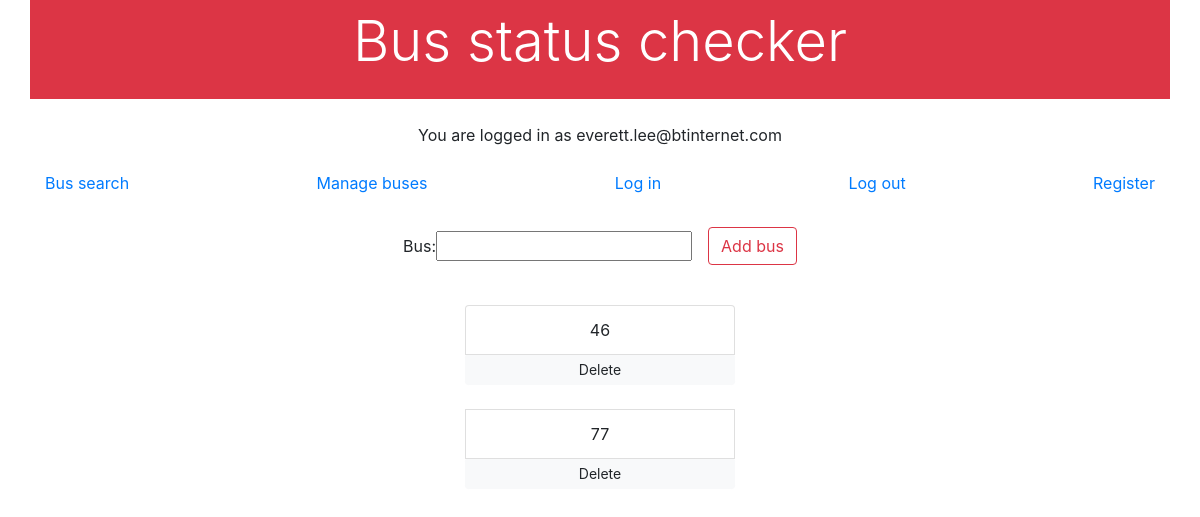
Before: /manage-buses/ (signed in) with the older database file.
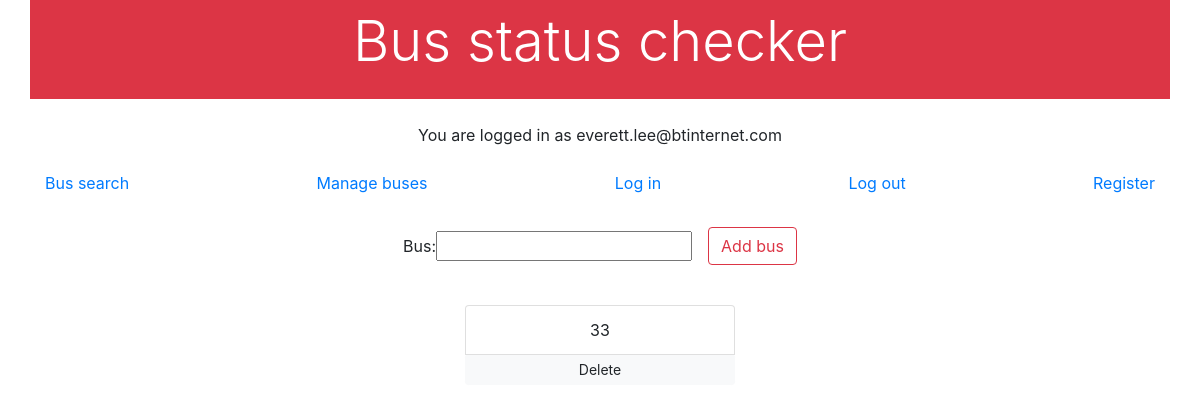
After: the same page with the newer database file.
### route_checker/models.py (models this page shows, shortened)
class BusUser(AbstractBaseUser):
    email = models.EmailField(
        verbose_name='email address',
        max_length=255,
        unique=True,
    )
    active = models.BooleanField(default=True)
    admin = models.BooleanField(default=False)
    staff = models.BooleanField(default=False)
    objects = BusUserManager()
    USERNAME_FIELD = 'email'
    @property
    def is_active(self):
        return self.active

class Buses(models.Model):
    bus = models.CharField(max_length=10)
    user = models.ForeignKey(BusUser, on_delete=models.CASCADE)
    def __str__(self):
        return self.bus

### route_checker/views.py (the view)
# urls.py: path('manage-buses/', views.manage, name='manage'),
@login_required
def manage(request):
    form = BusForm(request.POST or None)
    if request.user.is_anonymous:
        buses = None
    else:
        buses = Buses.objects.filter(user__email=request.user.email)
    context = {
        'form': form,
        'buses': buses
    }
    if form.is_valid():
        form = form.save(commit = False)
        form.user = request.user
        form.save()
    return render(request, 'manage.html', context)

### route_checker/forms.py
class BusForm(forms.ModelForm):
    bus = forms.CharField(label='Bus')
    class Meta:
        model = Buses
        fields = ['bus',]

### route_checker/templates/route_checker/manage.html
{% extends 'base.html' %}
{% block content %}
    <form  class='form-inline justify-content-center pb-3 pt-4' method='post'>{% csrf_token %}
      {{ form }}
      <button type='submit' class='btn btn-outline-danger ml-3'>Add bus</button>
    </form>
    <br>
    <div class="container w-25 h-25">
      {% if buses %}
      <ul class='list-group'>
      {% for bus in buses %}
        <li class='list-group-item'> {{ bus }} </li>
        <input type='button' class='btn btn-light btn-sm' value='Delete' onclick="location.href = '{% url "delete_bus" bus.pk %}';">
        <br>
      {% endfor %}
      </ul>
    </div>
    {% endif %}
{% endblock %}

### route_checker/templates/route_checker/base.html (shortened to what this page needs)
<!DOCTYPE html>
<html lang=en>
{% load staticfiles %}
<html>
    <head>
      {% include 'snippets/css.html' %}
    </head>
    <body>
      <div class='container bg-danger text-white'>
        <h1 class='display-4 text-center pt-2 pb-4 mb-4'> Bus status checker </h1>
      </div>
      <div class="text-center">
        {% if user.email %}
          <p> You are logged in as {{request.user.email}} <p>
        {% endif %}
      </div>
      <nav class='navbar navbar-default'>
        <div class='container'>
          <a href='/home'>Bus search</a>
          <a href='/manage-buses '>Manage buses</a>
          <a href='/user '>Log in</a>
          <a href='/logout '>Log out</a>
          <a class='float-right' href='/register'>Register</a>
        </div>
      </nav>
      <div class='content text-center' >
        {% block content %}{% endblock content %}
      </div>
    </body>
</html>

### route_checker/templates/route_checker/snippets/css.html
<link rel="stylesheet" href="https://stackpath.bootstrapcdn.com/bootstrap/4.1.1/css/bootstrap.min.css"
integrity="sha384-WskhaSGFgHYWDcbwN70/dfYBj47jz9qbsMId/iRN3ewGhXQFZCSftd1LZCfmhktB"
crossorigin="anonymous">

Changed rows visible on the page:
removed Buses: bus "46", id "Delete"
removed Buses: bus "77", id "Delete"
added Buses: bus "33", id "Delete"
